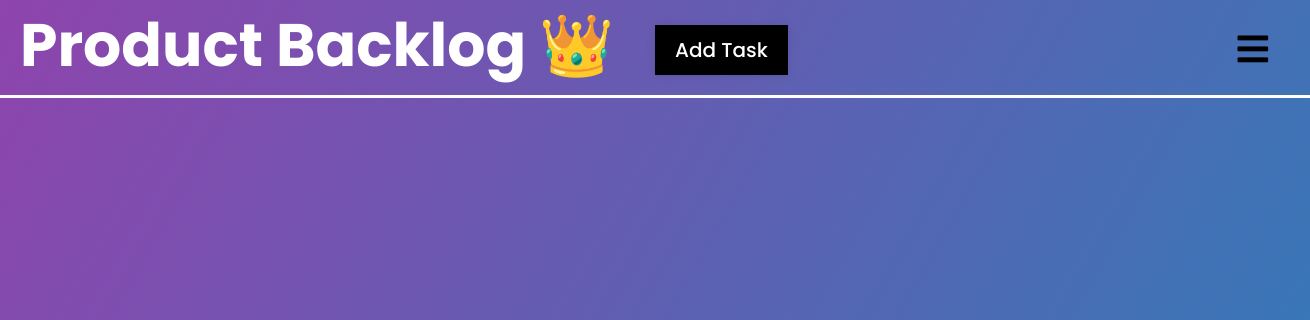
The app's page /, older data.
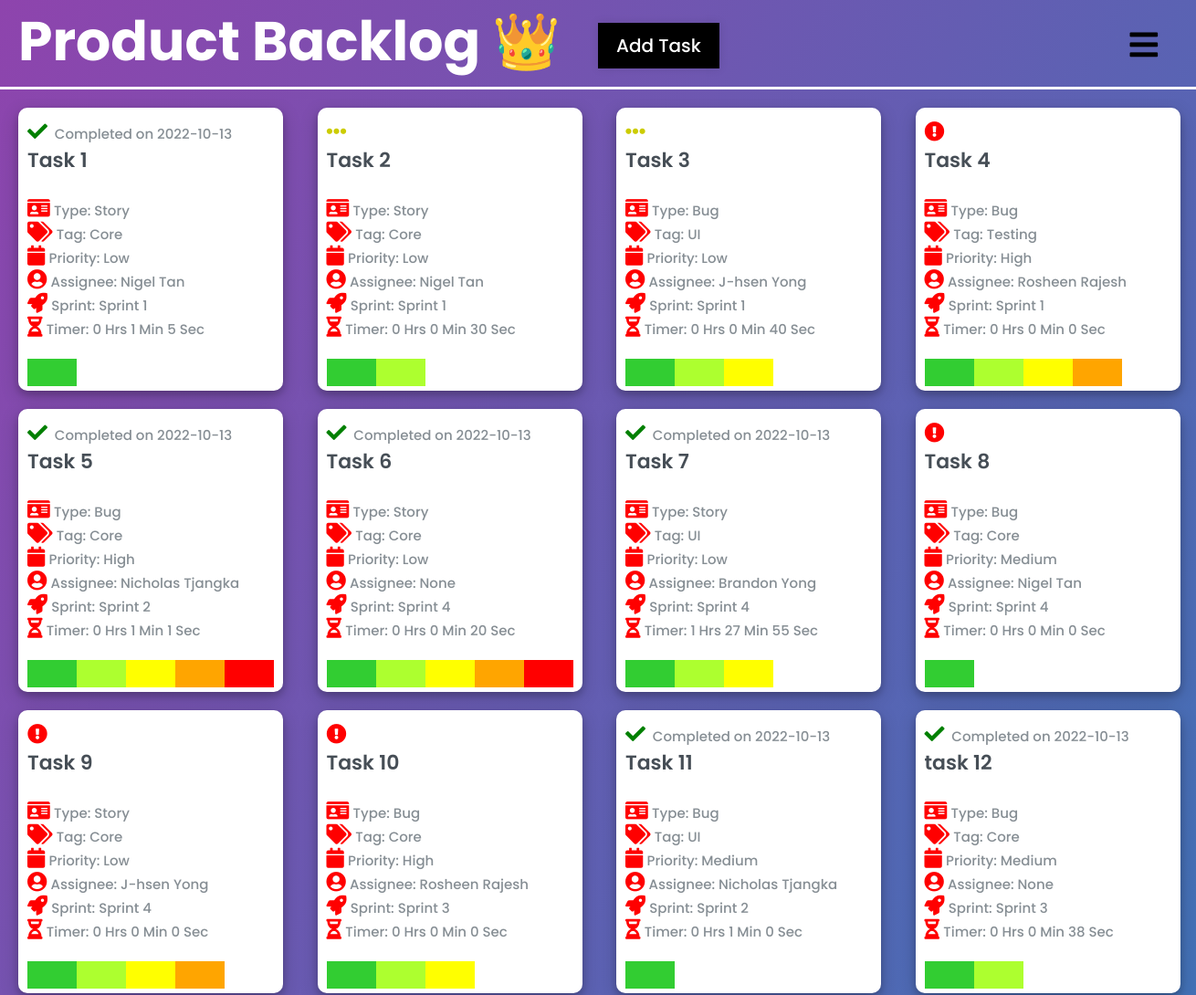
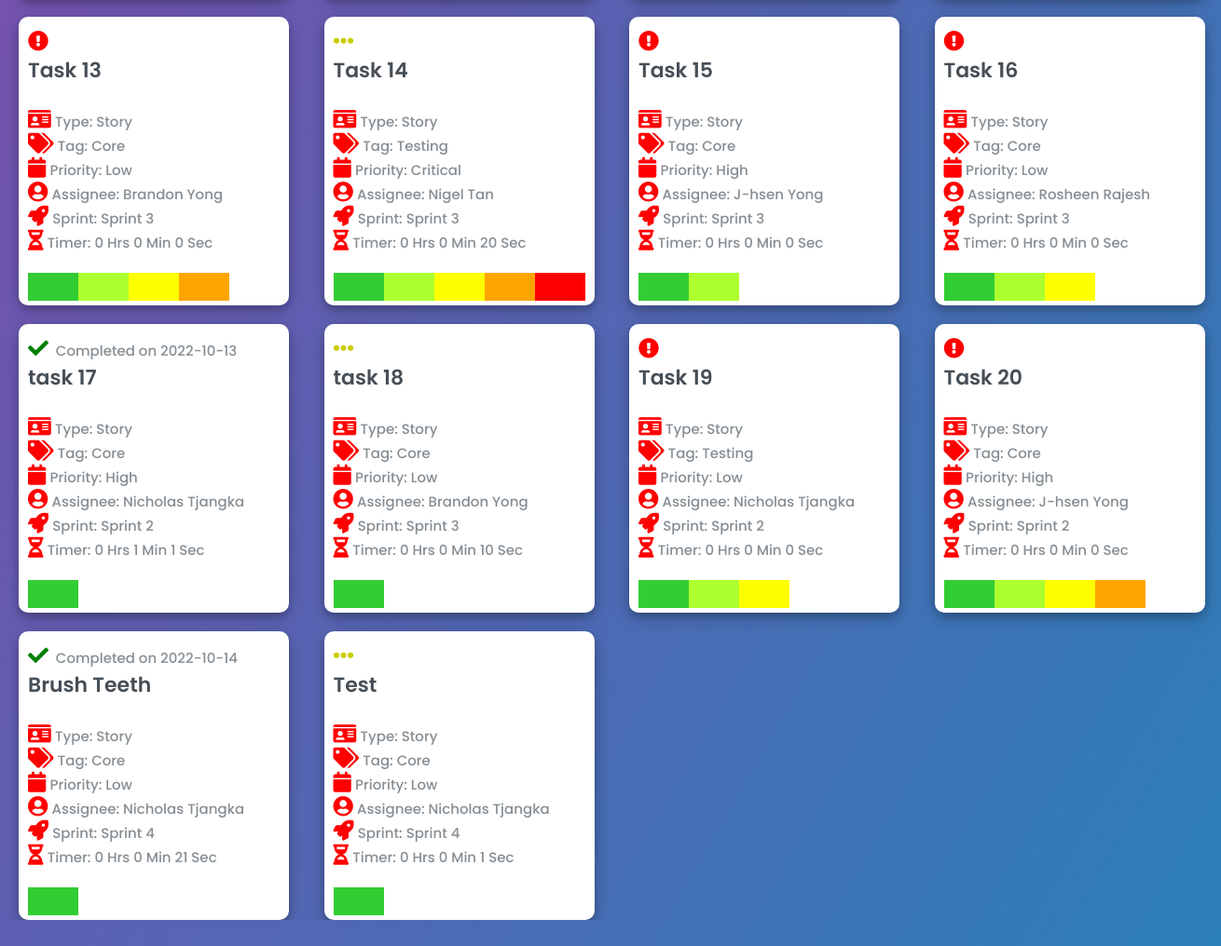
The same page, newer data (2 pictures, top to bottom).
### tables this page shows
CREATE TABLE "card" (
	"card_id"	INTEGER NOT NULL UNIQUE,
	"card_name"	TEXT NOT NULL,
	"card_tag"	TEXT,
	"card_priority"	TEXT,
	"card_storypoint"	TEXT,
	"card_description"	TEXT,
	"card_status"	TEXT,
	"card_start"	TEXT,
	"card_stop"	TEXT,
	"card_elapsed"	BLOB,
	"list_id"	INTEGER,
	"user_username"	TEXT,
	"sprint_id"	INTEGER,
	"card_type"	INTEGER,
	"card_timer"	BLOB DEFAULT 0,
	PRIMARY KEY("card_id" AUTOINCREMENT),
	FOREIGN KEY("user_username") REFERENCES "User"("user_username") ON DELETE SET NULL,
	FOREIGN KEY("list_id") REFERENCES "List"("list_id") ON DELETE SET NULL,
	FOREIGN KEY("sprint_id") REFERENCES "Sprint"("sprint_id") ON DELETE SET NULL
);

CREATE TABLE "Sprint" (
	"sprint_id"	INTEGER NOT NULL UNIQUE,
	"sprint_name"	TEXT,
	"sprint_start"	TEXT,
	"sprint_end"	TEXT,
	"sprint_status"	TEXT,
	PRIMARY KEY("sprint_id" AUTOINCREMENT)
);

### app.py (the view)
@app.route("/", methods=['POST', 'GET'])
def product_backlog():
    users = appDb.all_users()
    sprints = appDb.all_sprint()
    if request.method == "POST":
        card_name = request.form.get("taskname")
        card_tag = request.form.get("tasktag")
        card_priority = request.form.get("taskpriority")
        card_storypoint = request.form.get("taskstorypoint")
        card_description = request.form.get("taskdescription")
        card_type = request.form.get("tasktype")
        if  request.form.get("taskassignee") == "":
            card_assignee = None
        else:
             card_assignee = request.form.get("taskassignee")
        try:
            appDb.create_card(card_name, card_tag, card_priority, card_storypoint, card_description, "To do", card_type, None, card_assignee)
            return redirect("/")
        except:
            return "There was an issue addind your task!"
    else:
        tasks = appDb.all_cards()
        return render_template("index.html", tasks=tasks, users=users, sprints=sprints)

### db.py (called while the page is built)
    def all_users(self) :
        try :
            self.cursor.execute(
                "SELECT * from user")
            return self.cursor.fetchall()
        except Exception as e :
            return e

    def all_cards(self ) :
        try :
            self.cursor.execute(
                "SELECT * from CARD")
            return self.cursor.fetchall()
        except Exception as e :
            return e

    def all_sprint(self) :
        try :
            self.cursor.execute(
                "Select * from sprint")
            return self.cursor.fetchall()
        except Exception as e :
            return e

### templates/index.html (shortened to what the changed rows need)
{% extends "base.html" %}
{% block head %}
<link rel="stylesheet" href="https://use.fontawesome.com/releases/v5.15.4/css/all.css"/>
{% endblock %}
{% block body %}
<div class="product_backlog">
    <h1>Product Backlog &#128081;</h1>
    <div class="task_box">
        {% for task in tasks %}
            <div class="miniature_card">
                <div class="front_facing">
                    {% if task[6] == "To do" %}
                        <div><i class="fa fa-exclamation-circle" style="color:red; margin-top: 5px;"></i></div>
                    {% elif task[6] == "Doing" %}
                        <div><i class="fa fa-ellipsis-h" style="color:#CCCC00; margin-top: 5px;"></i></div>
                    {% else %}
                        <div><i class="fa fa-check" style="color:green; margin-top: 5px;"></i><span class="quote2">&nbsp;&nbsp;Completed on {{task[9]}}</span></div>
                    {% endif %}
                    <div class="card_text">
                        <h3 class="name">{{task[1]}}</h3>
                        <br>
                    </div>
                    <div class="tag_type_priority">
                        <i class="fa fa-id-card"></i>
                        <span class="quote2">Type: {{task[13]}}</span>
                        <br>
                        <i class="fa fa-tags"></i>
                        <span class="quote2">Tag: {{task[2]}}</span>
                        <br>
                        <i class="fa fa-calendar"></i>
                        <span class="quote2">Priority: {{task[3]}}</span>
                        <br>
                        <i class="fa fa-user-circle"></i>
                        <span class="quote2">Assignee: {{task[11]}}</span>
                        <br>
                        <i class="fa fa-rocket"></i>
                        {% if task[12] == None %}
                            <span class="quote2">Sprint: None</span>
                        {% else %}
                            {% for sprint in sprints %}
                                {% if task[12] == sprint[0] %}
                                    <span class="quote2">Sprint: {{sprint[1]}}</span>
                                {% endif %}
                            {% endfor %}
                        {% endif %}
                        <br>
                        <i class="fa fa-hourglass-half"></i>
                        {% if task[14] == 0 %}
                            <span class="quote2">Timer: 0 Hrs 0 Min 0 Sec</span>
                        {% else %}
                            {% set time = task[14]|int() %}
                            {% set time = time - 662400 %}
                            <span class="quote2">Timer: {{time // 3600}} Hrs {{(time // 60) - (60*(time // 3600))}} Min {{time % 60}} Sec</span>
                        {% endif %}
                        <br>
                        <div class="line">
                            {% if task[4] == "1" %}
                                <span class="color-1"></span>
                            {% elif task[4] == "2" %}
                                <span class="color-1"></span>
                                <span class="color-2"></span>
                            {% elif task[4] == "3" %}
                                <span class="color-1"></span>
                                <span class="color-2"></span>
                                <span class="color-3"></span>
                            {% elif task[4] == "4" %}
                                <span class="color-1"></span>
                                <span class="color-2"></span>
                                <span class="color-3"></span>
                                <span class="color-4"></span>
                            {% else %}
                                <span class="color-1"></span>
                                <span class="color-2"></span>
                                <span class="color-3"></span>
                                <span class="color-4"></span>
                                <span class="color-5"></span>
                            {% endif %}
                        </div>
                    </div>
                </div>
            </div>
        {% endfor %}
    </div>
</div>
{% endblock %}

Row changes from the older to the newer data that the page shows:
added card: card_elapsed "2022-10-13", card_name "Task 1", card_type "Story", card_tag "Core", card_priority "Low", user_username "Nigel Tan", time "0", value "1", time "5", card_storypoint "1" (drawn)
added Sprint: sprint_name "Sprint 1"
added card: card_status "Doing" (drawn), card_name "Task 2", card_type "Story", card_tag "Core", card_priority "Low", user_username "Nigel Tan", time "0", value "0", time "30", card_storypoint "2" (drawn)
added card: card_status "Doing" (drawn), card_name "Task 3", card_type "Bug", card_tag "UI", card_priority "Low", user_username "J-hsen Yong", time "0", value "0", time "40", card_storypoint "3" (drawn)
added card: card_status "To do" (drawn), card_name "Task 4", card_type "Bug", card_tag "Testing", card_priority "High", user_username "Rosheen Rajesh", card_timer "Timer: 0 Hrs 0 Min 0 Sec", card_storypoint "4" (drawn)
added card: card_elapsed "2022-10-13", card_name "Task 5", card_type "Bug", card_tag "Core", card_priority "High", user_username "Nicholas Tjangka", time "0", value "1", time "1", card_storypoint "5" (drawn)
added Sprint: sprint_name "Sprint 2"
added card: card_elapsed "2022-10-13", card_name "Task 6", card_type "Story", card_tag "Core", card_priority "Low", task "None", time "0", value "0", time "20", card_storypoint "5" (drawn)
added Sprint: sprint_name "Sprint 4"
added card: card_elapsed "2022-10-13", card_name "Task 7", card_type "Story", card_tag "UI", card_priority "Low", user_username "Brandon Yong", time "1", value "27", time "55", card_storypoint "3" (drawn)
added card: card_status "To do" (drawn), card_name "Task 8", card_type "Bug", card_tag "Core", card_priority "Medium", user_username "Nigel Tan", card_timer "Timer: 0 Hrs 0 Min 0 Sec", card_storypoint "1" (drawn)
added card: card_status "To do" (drawn), card_name "Task 9", card_type "Story", card_tag "Core", card_priority "Low", user_username "J-hsen Yong", card_timer "Timer: 0 Hrs 0 Min 0 Sec", card_storypoint "4" (drawn)
added card: card_status "To do" (drawn), card_name "Task 10", card_type "Bug", card_tag "Core", card_priority "High", user_username "Rosheen Rajesh", card_timer "Timer: 0 Hrs 0 Min 0 Sec", card_storypoint "3" (drawn)
added Sprint: sprint_name "Sprint 3"
added card: card_elapsed "2022-10-13", card_name "Task 11", card_type "Bug", card_tag "UI", card_priority "Medium", user_username "Nicholas Tjangka", time "0", (time//60)-(60*(time//3600)) "1"
added card: card_elapsed "2022-10-13", card_name "task 12", card_type "Bug", card_tag "Core", card_priority "Medium", task "None", time "0", value "0", time "38", card_storypoint "2" (drawn)
added card: card_status "To do" (drawn), card_name "Task 13", card_type "Story", card_tag "Core", card_priority "Low", user_username "Brandon Yong", card_timer "Timer: 0 Hrs 0 Min 0 Sec", card_storypoint "4" (drawn)
added card: card_status "Doing" (drawn), card_name "Task 14", card_type "Story", card_tag "Testing", card_priority "Critical", user_username "Nigel Tan", time "0", value "0", time "20", card_storypoint "5" (drawn)
added card: card_status "To do" (drawn), card_name "Task 15", card_type "Story", card_tag "Core", card_priority "High", user_username "J-hsen Yong", card_timer "Timer: 0 Hrs 0 Min 0 Sec", card_storypoint "2" (drawn)
added card: card_status "To do" (drawn), card_name "Task 16", card_type "Story", card_tag "Core", card_priority "Low", user_username "Rosheen Rajesh", card_timer "Timer: 0 Hrs 0 Min 0 Sec", card_storypoint "3" (drawn)
added card: card_elapsed "2022-10-13", card_name "task 17", card_type "Story", card_tag "Core", card_priority "High", user_username "Nicholas Tjangka", time "0", (time//60)-(60*(time//3600)) "1", time%60 "1"
added card: card_status "Doing" (drawn), card_name "task 18", card_type "Story", card_tag "Core", card_priority "Low", user_username "Brandon Yong", time "0", value "0", time "10", card_storypoint "1" (drawn)
added card: card_status "To do" (drawn), card_name "Task 19", card_type "Story", card_tag "Testing", card_priority "Low", user_username "Nicholas Tjangka", card_timer "Timer: 0 Hrs 0 Min 0 Sec", card_storypoint "3" (drawn)
added card: card_status "To do" (drawn), card_name "Task 20", card_type "Story", card_tag "Core", card_priority "High", user_username "J-hsen Yong", card_timer "Timer: 0 Hrs 0 Min 0 Sec", card_storypoint "4" (drawn)
added card: card_elapsed "2022-10-14", card_name "Brush Teeth", card_type "Story", card_tag "Core", card_priority "Low", user_username "Nicholas Tjangka", time "0", value "0", time "21", card_storypoint "1" (drawn)
added card: card_status "Doing" (drawn), card_name "Test", card_type "Story", card_tag "Core", card_priority "Low", user_username "Nicholas Tjangka", time "0", value "0", time%60 "1"
